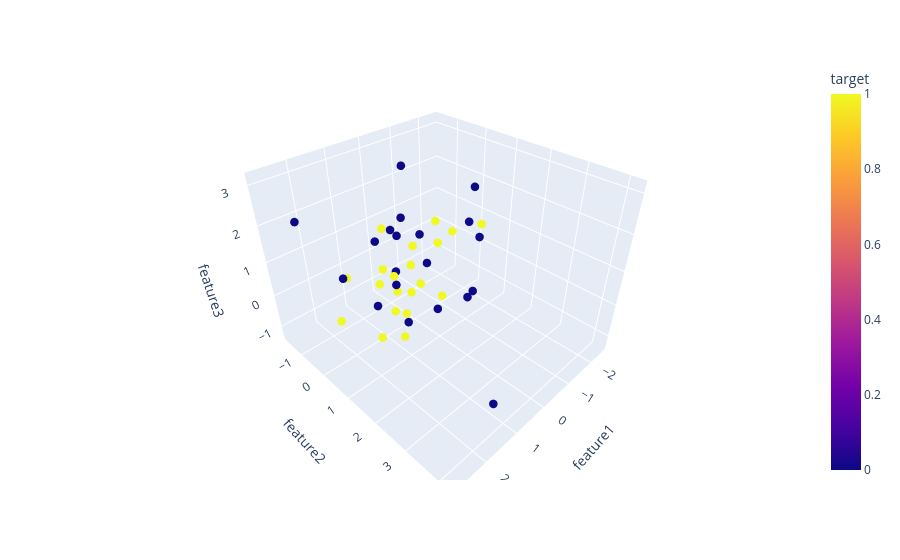

Write notebook code for a chart like this one.
### Code cell
import plotly.express as px
fig = px.scatter_3d(df, x='feature1', y='feature2', z='feature3', color='target')
fig.update_traces(marker=dict(size=5))
fig.update_layout(scene=dict(
                    xaxis_title='feature1',
                    yaxis_title='feature2',
                    zaxis_title='feature3'))
fig.show()

### Figure 1 — Plotly figure (JSON) as saved in the notebook; plotly's stock layout.template omitted (floating-point values rounded to 4 significant figures)
{"data": [{"hovertemplate": "feature1=%{x}<br>feature2=%{y}<br>feature3=%{z}<br>target=%{marker.color}<extra></extra>", "legendgroup": "", "marker": {"color": [1, 1, 1, 1, 1, 1, 1, 1, 1, 1, 1, 1, 1, 1, 1, 1, 1, 1, 1, 1, 0, 0, 0, 0, 0, 0, 0, 0, 0, 0, 0, 0, 0, 0, 0, 0, 0, 0, 0, 0], "coloraxis": "coloraxis", "size": 5, "symbol": "circle"}, "mode": "markers", "name": "", "scene": "scene", "showlegend": false, "type": "scatter3d", "x": [0.667, 0.9486, -0.3675, 1.772, 0.3223, -1.01, -1.838, 1.045, 0.2411, 1.267, 1.415, 1.968, -2.506, -0.02254, 0.4206, -0.04544, -0.4208, 0.1901, -0.3316, -0.9926, 1.251, 0.7319, 1.677, 1.01, 0.7489, 0.2907, 0.8989, 2.011, 0.2046, 1.425, 1.438, 2.224, -0.7233, 2.823, 0.1771, 1.234, -1.39, -1.028, -0.7643, 0.3849], "y": [0.02581, 0.7017, -1.137, -0.3475, 0.06034, 0.4417, -0.9388, 0.5382, -0.9525, 0.1736, 0.4577, -0.5478, 0.147, 0.01342, 0.4116, 1.041, -0.552, 0.5121, -1.632, -0.1613, 0.1864, 0.5174, 4.188, 1.438, 2.593, 0.867, 0.436, 1.921, -0.01154, 1.441, 1.1, 0.2304, 1.461, -0.3329, -0.5981, 0.05278, 0.6667, 1.131, 1.567, 1.324], "z": [-0.7776, -1.051, -1.322, 0.6701, -1.043, 1.129, -0.2018, 0.8121, -0.1363, -1.223, 0.7289, -0.6794, 0.6062, 0.9359, -0.07132, -0.09403, -0.1211, 0.1315, 0.6191, 1.192, 1.704, 2.245, -0.08056, 2.328, 1.171, 0.9826, 0.821, 2.933, 3.151, 0.1826, 1.065, 1.192, -0.08537, 2.637, 1.227, -0.2616, 1.344, 2.603, 1.549, -0.1032]}], "layout": {"coloraxis": {"colorbar": {"title": {"text": "target"}}, "colorscale": [[0, "#0d0887"], [0.1111, "#46039f"], [0.2222, "#7201a8"], [0.3333, "#9c179e"], [0.4444, "#bd3786"], [0.5556, "#d8576b"], [0.6667, "#ed7953"], [0.7778, "#fb9f3a"], [0.8889, "#fdca26"], [1, "#f0f921"]]}, "legend": {"tracegroupgap": 0}, "margin": {"t": 60}, "scene": {"domain": {"x": [0, 1], "y": [0, 1]}, "xaxis": {"title": {"text": "feature1"}}, "yaxis": {"title": {"text": "feature2"}}, "zaxis": {"title": {"text": "feature3"}}}}}
